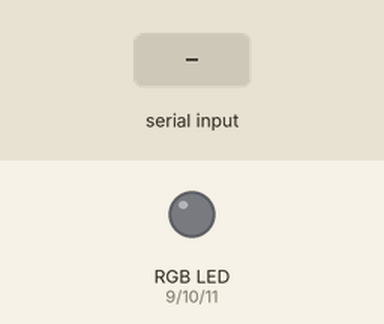
A sketch run on a simulated Arduino Uno, built with avr-gcc and run on an emulated ATmega328P. Parts: an RGB LED mixed from three pins (HIGH = lit). Dashed ring = blinking. Inputs (shaded band) come from the test bench.

Above: at 1.2 s.
1.3 s: "9" received over Serial
At 4.2 s:
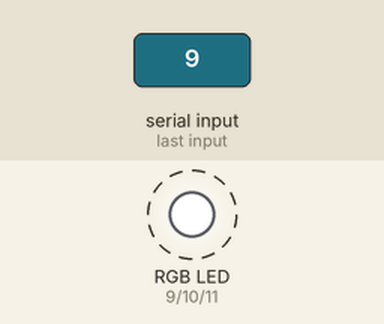
4.3 s: "0" received over Serial
At 4.9 s:
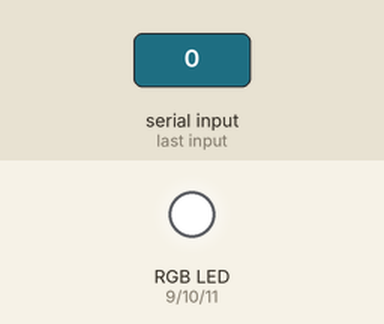
5.8 s: "1" received over Serial
At 6.1 s:
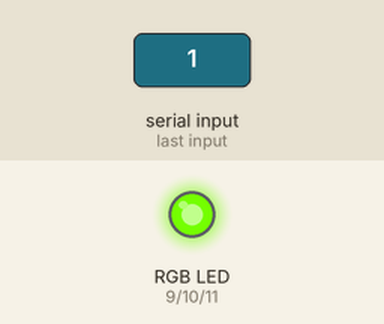
7.3 s: "2" received over Serial
At 8.5 s:
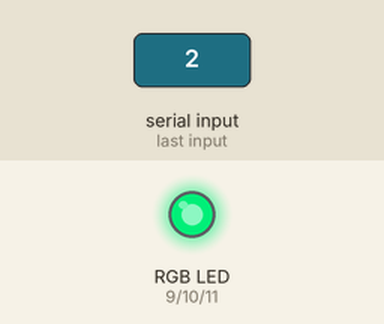
8.8 s: "3" received over Serial
At 9.6 s:
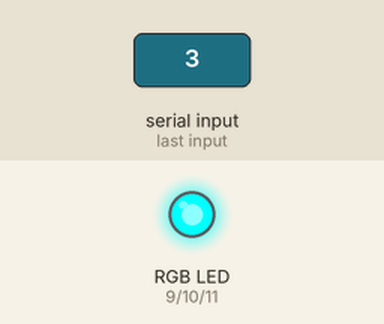
10.3 s: "4" received over Serial
At 10.8 s:
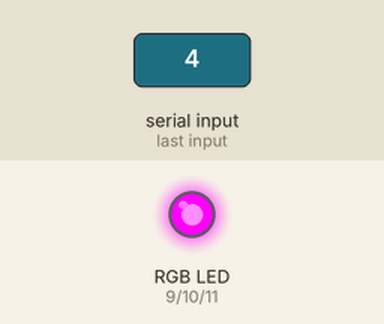
Timing chart, 0 to 12.8 s (numbered marks = the images above; inputs shaded):
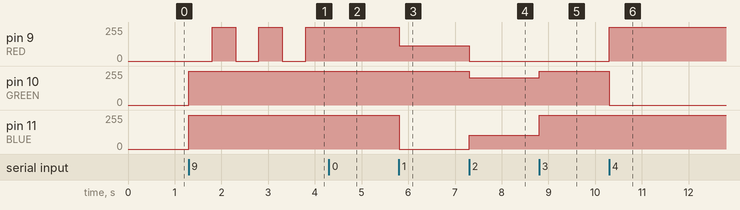

The sketch:

led.ino
```cpp
int RED = 9;
int GREEN = 10;
int BLUE = 11;
int c;
boolean emergency = false;


void setup() {
  Serial.begin(9600);
  pinMode(RED,OUTPUT);
  pinMode(GREEN, OUTPUT);
  pinMode(BLUE, OUTPUT);
}

void loop() {
  while (Serial.available()){
    c = Serial.read();
    if(c == '0'){
      analogWrite(RED,255);
      analogWrite(GREEN,255);
      analogWrite(BLUE,255);
    }
    else if (c == '1'){
      analogWrite(RED,116);
      analogWrite(GREEN,255);
      analogWrite(BLUE,0);
    }
    else if (c == '2'){
      analogWrite(RED,0);
      analogWrite(GREEN,204);
      analogWrite(BLUE,102);
    }
    else if (c == '3'){
      analogWrite(RED,0);
      analogWrite(GREEN,255);
      analogWrite(BLUE,255);
    }
    else if (c == '4'){
      analogWrite(RED,255);
      analogWrite(GREEN,0);
      analogWrite(BLUE,255);
    }
    else if (c == '5'){
      analogWrite(RED,0);
      analogWrite(GREEN,128);
      analogWrite(BLUE,255);
    }
    else if (c == '6'){
      analogWrite(RED,0);
      analogWrite(GREEN,43);
      analogWrite(BLUE,255);
    }
    else if (c == '7'){
      analogWrite(RED,255);
      analogWrite(GREEN,255);
      analogWrite(BLUE,0);
    }
    else if (c == '8'){
      analogWrite(RED,0);
      analogWrite(GREEN,0);
      analogWrite(BLUE,0);
    }
     else if (c == '9'){
      emergency = true;
      analogWrite(RED,255);
      analogWrite(GREEN,255);
      analogWrite(BLUE,255);
      while(emergency){
      analogWrite(RED,0);
      analogWrite(GREEN,255);
      analogWrite(BLUE,255);
      delay(500);
      analogWrite(RED,255);
      analogWrite(GREEN,255);
      analogWrite(BLUE,255);
      delay(500);
      if (Serial.available()){
      c = Serial.read();
        if (c == '0' || c =='1' || c =='2' || c =='3' || c =='4' || c == '5' || c == '6' || c == '7' || c == '8'){
           emergency = false;
           analogWrite(RED,255);
           analogWrite(GREEN,255);
           analogWrite(BLUE,255);
           break;

        }
      }
     }
    }
    }
 }
```

Measured:
- after the input at 1.3 s, pin 9 (RED): alternates 255/255 for 0.50 s and 0/255 for 0.50 s, starting after 0.50 s; pin 10 (GREEN), pin 11 (BLUE): 0/255 → 255/255 at once
- after the input at 4.3 s, pin 9 (RED): stays 255/255 (without the input it goes to 0/255 after 0.00 s)
- after the input at 5.8 s, pin 9 (RED): 255/255 → 116/255 at once; pin 11 (BLUE): 255/255 → 0/255 at once
- after the input at 7.3 s, pin 9 (RED): 116/255 → 0/255 at once; pin 10 (GREEN): 255/255 → 204/255 at once; pin 11 (BLUE): 0/255 → 102/255 at once
- after the input at 8.8 s, pin 10 (GREEN): 204/255 → 255/255 at once; pin 11 (BLUE): 102/255 → 255/255 at once
- after the input at 10.3 s, pin 9 (RED): 0/255 → 255/255 at once; pin 10 (GREEN): 255/255 → 0/255 at once
